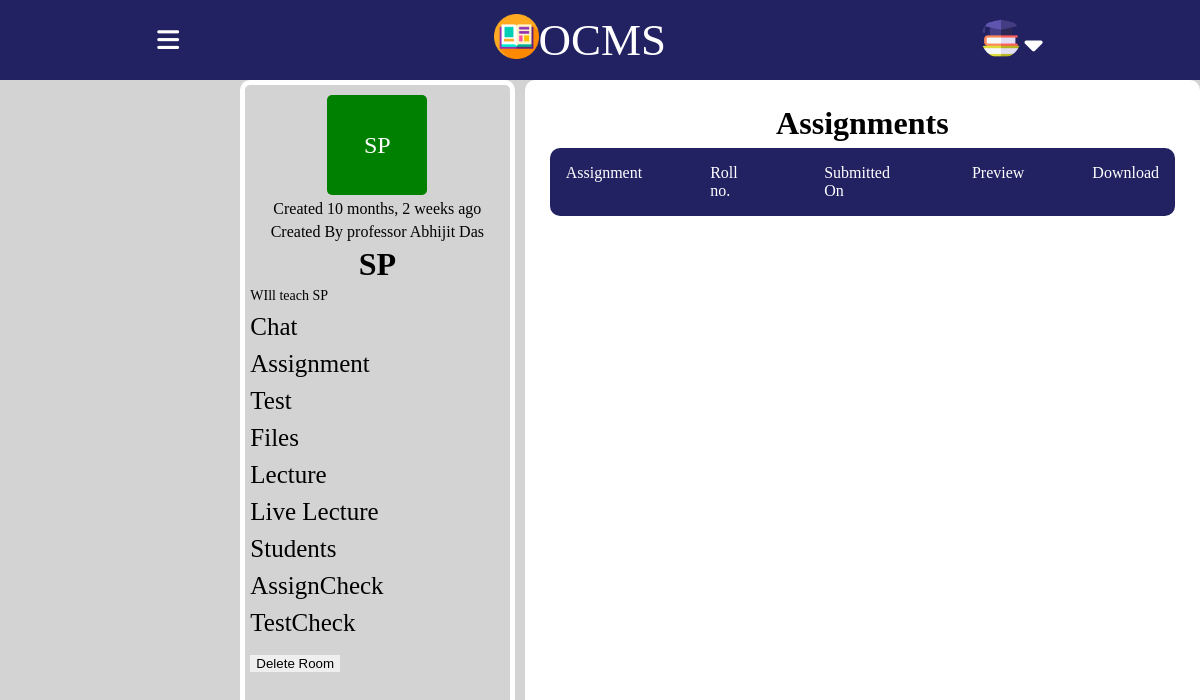
Page /troom/2/assignmentsubmission on the committed database.
### base/models.py (models this page shows, shortened)
class Room(models.Model):
    course_id=models.CharField(max_length=100)
    teacher=models.CharField(max_length=100)
    name = models.CharField(max_length=200) #set it to host.subject_name during declaration by default
    description = models.TextField(null=True, blank=True)
    avatar = models.ImageField(null=True, default="avatar.svg")
    room_code=models.CharField(max_length=100)
    updated = models.DateTimeField(auto_now=True)
    created = models.DateTimeField(auto_now_add=True)
    class Meta:
        ordering = ['-updated', '-created']

### base/views.py (the view)
# urls.py: path('troom/<str:pk>/assignmentsubmission',views.tasubmission,name="tasubmission"),
def tasubmission(request,pk):
    room=Room.objects.get(id=pk)
    submissions = Submissions.objects.filter(room_id=pk)
    context={'room':room,'submissions':submissions}
    return render(request,'base/tasubmission.html',context)

### base/templates/base/tasubmission.html (shortened to what this page needs)
{% include 'teacher_main.html' %}
{% block content %}
<div class="bigcontainer">
    <div class="leftcontainer">
        <div class="classicon">
            {{ room.name|slice:":2" }}
        </div>
       <p>Created {{room.created | timesince}} ago</p>
       <p>Created By professor {{room.teacher}}</p>
        <div class="classname">
            <h1>{{room.name}} </h1>
        </div>
        <ul>
            <li class="opt" style="font-size: 14px;">
                {{room.description}}
            </li>
            <li class="opt">
               <a href="{% url 'troom' room.id %}"> Chat</a>
            </li>
            <li class="opt">
              <a href="{% url 'tassignments' room.id %}">Assignment</a>
            </li>
            <li class="opt">
             <a href="{% url 'ttest' room.id %}">Test</a>
            </li>
            <li class="opt">
               <a href="{% url 'tfiles' room.id %}">Files</a>
            </li>
            <li class="opt">
                <a href="{% url 'tlectures' room.id %}">Lecture</a>
            </li>
            <li class="opt">
                <a href="{% url 'create_meeting' room.id %}">Live Lecture</a>
            </li>
            <li class="opt">
                <a href="{% url 'trstudents' room.id %}">Students</a>
            </li>
            <li class="opt">
                <a href="{% url 'tasubmission' room.id %}">AssignCheck</a>
            </li>
            <li class="opt">
                <a href="{% url 'ttsubmission' room.id %}">TestCheck</a>
            </li>
            <li class="opt">
                <button onclick="showAlert()">
                    <a href="{% url 'delete-room' room.id %}" class="btn btn-danger">Delete Room</a>
                  </button>
            </li>
        </ul>
    </div>
    <div class="assrightcontainer">
        <h1>Assignments</h1>
        <div class="assignmentnavbar">
            <p>Assignment</p>
            <p>Roll no.</p>
            <p>Submitted On</p>
            <p>Preview</p>
            <p>Download</p>
        </div>
        <div class="assignmentwrapper">
        </div>
   </div>
{% endblock content %}

### static/styles/portal.css (style rules this page uses)
* { margin: 0; border: 0; box-sizing: border-box; }
body { height: 100vh; width: 100vw; display: flex; flex-direction: column; }
.bigcontainer { min-height: 100vh; position: absolute; top: 10vh; width: 100vw; display: flex; background-color:lightgray; gap: 10px; }
.leftcontainer { margin-left:20vw; width: 40%; display: flex; flex-direction: column; gap: 5px; padding-top: 10px; align-items: center; border: 5px solid white; padding: 10px; border-radius: 10px; }
.classicon { height: 100px; width: 100px; display: flex; justify-content: center; align-items: center; color: white; font-size:x-large; border-radius: 5px; background-color: green; }
.leftcontainer ul { display: flex; flex-direction: column; gap: 9px; position: relative; right: 6.7vw; }
.leftcontainer ul li { list-style: none; font-size:25px; }
.leftcontainer ul li a { text-decoration: none; color: #000; }
.assrightcontainer { width: 100%; display: flex; flex-direction: column; align-items: center; padding: 20px; border: 5px solid white; border-radius: 10px; background-color: white; }
.assignmentnavbar { margin-top: 1%; width: 100%; display: flex; background-color:rgb(34, 34, 99); color: white; padding: 16px; border-radius: 10px; gap: 68px; }
.assignmentwrapper { margin-top: 2%; display: flex; flex-direction: column; gap: 10px; height: 65vh; overflow-y: scroll; width: 100%; }

### rows in the picture
Room: name "SP", created "10 months, 2 weeks", teacher "Abhijit Das", description "WIll teach SP"
